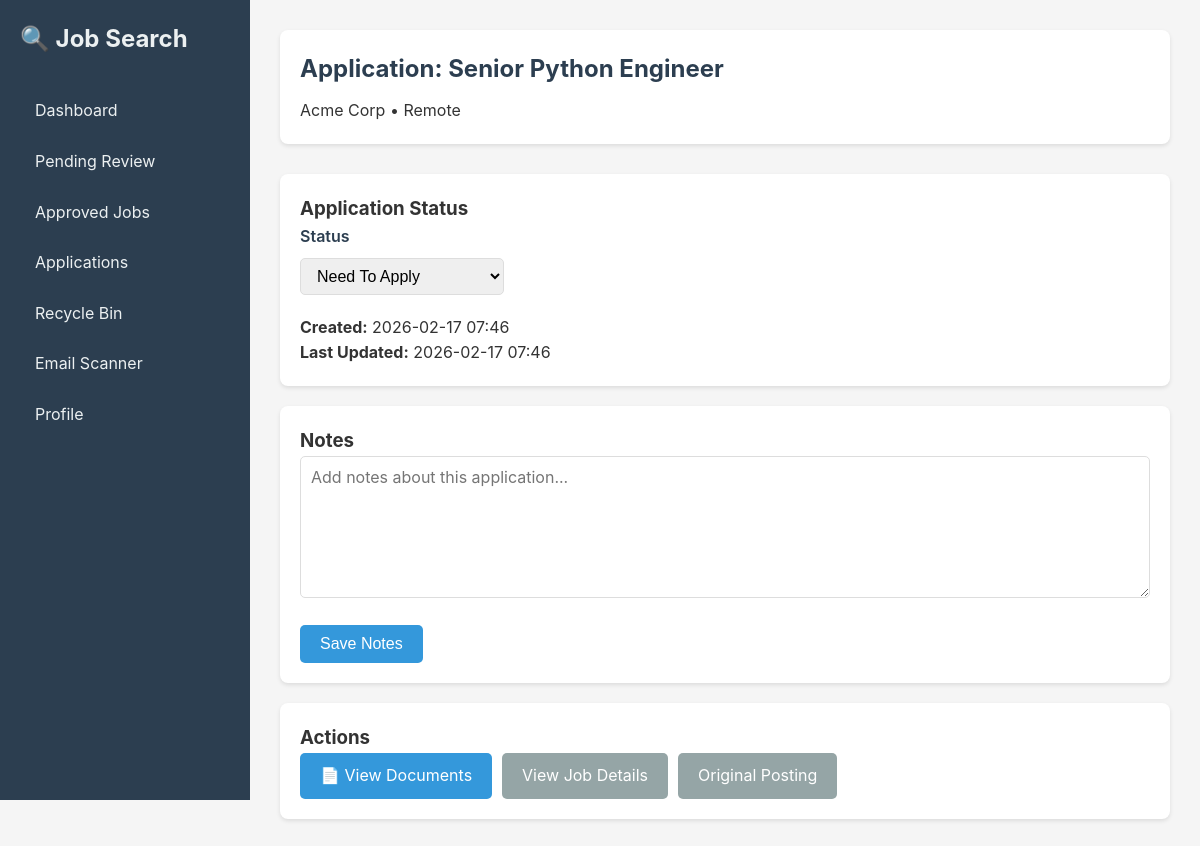
/applications/2, run on the app's committed database.
### persistence/models.py (models this page shows)
class JobPosting(db.Model):
    __tablename__ = 'job_posting'
    id: Mapped[int] = mapped_column(Integer, primary_key=True)
    external_id: Mapped[str] = mapped_column(String(255), unique=True, nullable=False, index=True)
    title: Mapped[str] = mapped_column(String(500), nullable=False)
    company: Mapped[str] = mapped_column(String(255), nullable=False)
    location: Mapped[Optional[str]] = mapped_column(String(255), nullable=True)
    salary: Mapped[Optional[str]] = mapped_column(String(255), nullable=True)
    url: Mapped[str] = mapped_column(String(1000), nullable=False)
    description: Mapped[Optional[str]] = mapped_column(Text, nullable=True)
    requirements: Mapped[Optional[str]] = mapped_column(Text, nullable=True)
    summary: Mapped[Optional[str]] = mapped_column(Text, nullable=True)
    fit_score: Mapped[Optional[float]] = mapped_column(Float, nullable=True)
    status: Mapped[JobStatus] = mapped_column(
        SQLEnum(JobStatus, native_enum=False),
        default=JobStatus.PENDING_REVIEW,
        nullable=False,
        index=True
    )
    discovered_at: Mapped[datetime] = mapped_column(DateTime, default=lambda: datetime.now(timezone.utc))
    reviewed_at: Mapped[Optional[datetime]] = mapped_column(DateTime, nullable=True)
    moved_to_recycle_at: Mapped[Optional[datetime]] = mapped_column(DateTime, nullable=True)
    application: Mapped[Optional["Application"]] = relationship("Application", back_populates="job", uselist=False)
    documents: Mapped[list["Document"]] = relationship("Document", back_populates="job")

class Application(db.Model):
    __tablename__ = 'application'
    id: Mapped[int] = mapped_column(Integer, primary_key=True)
    job_id: Mapped[int] = mapped_column(Integer, ForeignKey('job_posting.id'), nullable=False, unique=True)
    status: Mapped[ApplicationStatus] = mapped_column(
        SQLEnum(ApplicationStatus, native_enum=False),
        default=ApplicationStatus.NEED_TO_APPLY,
        nullable=False,
        index=True
    )
    notes: Mapped[Optional[str]] = mapped_column(Text, nullable=True)
    created_at: Mapped[datetime] = mapped_column(DateTime, default=lambda: datetime.now(timezone.utc))
    updated_at: Mapped[datetime] = mapped_column(
        DateTime,
        default=lambda: datetime.now(timezone.utc),
        onupdate=lambda: datetime.now(timezone.utc)
    )
    applied_at: Mapped[Optional[datetime]] = mapped_column(DateTime, nullable=True)
    job: Mapped["JobPosting"] = relationship("JobPosting", back_populates="application")

### blueprints/applications.py (the view)
@bp.route('/<int:app_id>')
def detail(app_id: int):
    app = db.session.get(Application, app_id)
    if not app:
        flash('Application not found', 'error')
        return redirect(url_for('applications.index'))
    return render_template('applications/detail.html', application=app)

### templates/applications/detail.html (shortened to what this page needs)
{% extends "base.html" %}
{% block content %}
<div class="header">
    <h2>Application: {{ application.job.title }}</h2>
    <p>{{ application.job.company }} • {{ application.job.location or 'Location not specified' }}</p>
</div>
<div class="card">
    <h3>Application Status</h3>
    <form method="POST" action="{{ url_for('applications.update_status', app_id=application.id) }}">
        <div class="form-group">
            <label for="status">Status</label>
            <select name="status" id="status" onchange="this.form.submit()">
                {% for status in ['NEED_TO_APPLY', 'APPLIED', 'WAITING_FOR_RESPONSE', 'INTERVIEW_REQUESTED', 'DENIED', 'OFFER_SENT'] %}
                <option value="{{ status }}" {% if application.status.value == status %}selected{% endif %}>
                    {{ status.replace('_', ' ').title() }}
                </option>
                {% endfor %}
            </select>
        </div>
    </form>
    <p><strong>Created:</strong> {{ application.created_at.strftime('%Y-%m-%d %H:%M') }}</p>
    <p><strong>Last Updated:</strong> {{ application.updated_at.strftime('%Y-%m-%d %H:%M') }}</p>
</div>
<div class="card">
    <h3>Notes</h3>
    <form method="POST" action="{{ url_for('applications.update_notes', app_id=application.id) }}">
        <div class="form-group">
            <textarea name="notes" rows="6" placeholder="Add notes about this application...">{{ application.notes or '' }}</textarea>
        </div>
        <button type="submit" class="btn btn-primary">Save Notes</button>
    </form>
</div>
<div class="card">
    <h3>Actions</h3>
    <div style="display: flex; gap: 10px;">
        <a href="{{ url_for('documents.list_documents', job_id=application.job_id) }}" class="btn btn-primary">📄 View Documents</a>
        <a href="{{ url_for('jobs.detail', job_id=application.job_id) }}" class="btn btn-secondary">View Job Details</a>
        <a href="{{ application.job.url }}" target="_blank" class="btn btn-secondary">Original Posting</a>
    </div>
</div>
{% endblock %}

### templates/base.html (style rules this page uses)
* { margin: 0; padding: 0; box-sizing: border-box; }
body { font-family: -apple-system, BlinkMacSystemFont, "Segoe UI", Roboto, "Helvetica Neue", Arial, sans-serif; line-height: 1.6; color: #333; background: #f5f5f5; }
.header { background: white; padding: 20px; border-radius: 8px; margin-bottom: 30px; box-shadow: 0 2px 4px rgba(0,0,0,0.1); }
.header h2 { color: #2c3e50; margin-bottom: 10px; }
.card { background: white; border-radius: 8px; padding: 20px; margin-bottom: 20px; box-shadow: 0 2px 4px rgba(0,0,0,0.1); }
.btn { display: inline-block; padding: 10px 20px; border: none; border-radius: 5px; cursor: pointer; text-decoration: none; font-size: 1em; transition: opacity 0.2s; }
.btn-primary { background: #3498db; color: white; }
.btn-secondary { background: #95a5a6; color: white; }
select { padding: 8px 12px; border: 1px solid #ddd; border-radius: 5px; font-size: 1em; }
textarea { width: 100%; padding: 10px; border: 1px solid #ddd; border-radius: 5px; font-family: inherit; font-size: 1em; resize: vertical; }
.form-group { margin-bottom: 20px; }
.form-group label { display: block; margin-bottom: 8px; font-weight: 600; color: #2c3e50; }

### data on the page
JobPosting: job "Senior Python Engineer", job.company "Acme Corp", job "Remote"
Application: status "Need To Apply", created_at "2026-02-17 07:46", updated_at "2026-02-17 07:46"
